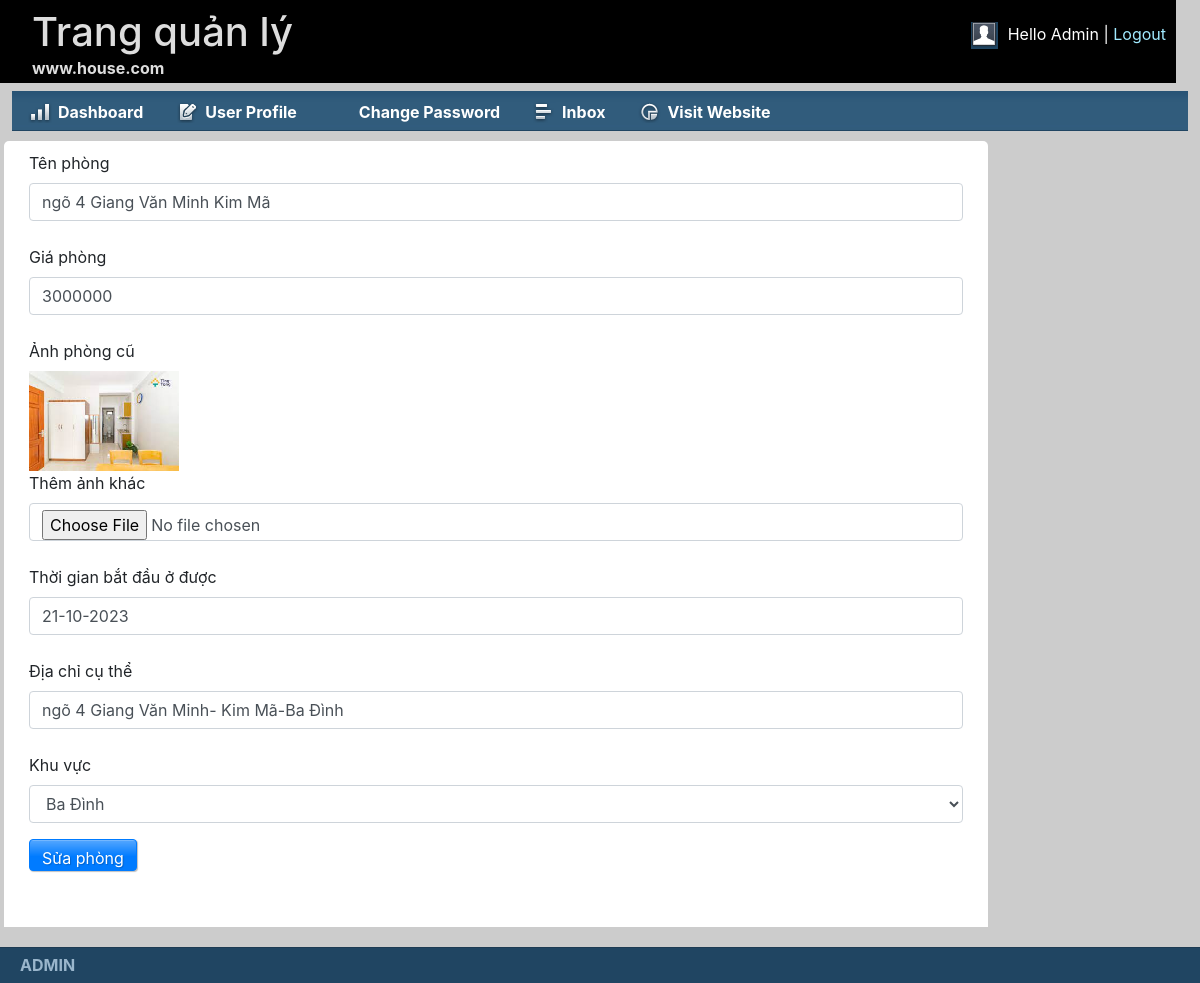
Screenshot of /admin/product/update.php?product_id=46 (signed in) with the database file from the repository.
### tables this page shows
CREATE TABLE `tbl_product` (
  `product_id` int(11) UNSIGNED NOT NULL,
  `product_name` varchar(200) NOT NULL DEFAULT '0',
  `product_price` int(11) UNSIGNED NOT NULL DEFAULT 0,
  `product_preview` varchar(5000) NOT NULL DEFAULT '0',
  `product_thumnail` varchar(200) DEFAULT NULL,
  `product_maintenance` varchar(50) DEFAULT NULL,
  `product_producer` varchar(50) DEFAULT NULL,
  `category_id` int(11) NOT NULL
);

### modules/db_module.php (called while the page is built, shortened)
<?php
function chayTruyVanTraVeDL($link, $q)
{
    $result = mysqli_query($link, $q);
    return $result;
}

### admin/product/update.php (the view, shortened to what this page needs)
<?php
include '../inc/header1.php'; ?>
<link rel="stylesheet" href="https://cdn.jsdelivr.net/npm/bootstrap@4.6.2/dist/css/bootstrap.min.css">
<div class="grid_10">
    <div class="box round first grid">
        <?php
        require_once "../../modules/db_module.php";
        $link = null;
        if (isset($_GET['product_id'])) {
            $id = $_GET['product_id'];
            $sql = "SELECT * FROM tbl_product WHERE product_id='$id'";
            $product = chayTruyVanTraVeDL($link, $sql);
            foreach($product as $val){
                $product_name = $val['product_name'];
                $product_price = $val['product_price'];
                $product_maintenance = $val['product_maintenance'];
                $product_producer = $val['product_producer'];
                $product_thumnail = $val['product_thumnail'];
            }
            $sql = "SELECT * FROM tbl_product_category";
            $result = chayTruyVanTraVeDL($link, $sql);
        }
        ?>
        <div class="container">
            <form action="" method="post" enctype="multipart/form-data">
                <div class="form-group" class="col-md-12 col-sm-12">
                    <label for="1">Tên phòng</label>
                    <input type="text" class="form-control" name="product_name" id="1" value="<?= $product_name ?>" placeholder="Nhập tên sản phẩm" >
                    <?php if (isset($error['product_name'])) : ?>
                        <span style="color: red;"><?= $error['product_name'] ?></span>
                    <?php endif; ?><br>
                    <label for="2">Giá phòng</label>
                    <input type="number" class="form-control" name="product_price" id="2" value="<?= $product_price ?>" placeholder="Nhập giá sản phẩm">
                    <?php if (isset($error['product_price'])) : ?>
                        <span style="color: red;"><?= $error['product_price'] ?></span>
                    <?php endif; ?><br>
                    <label for="">Ảnh phòng cũ</label>
                    <br>
                    <img src="../../img/<?= $product_thumnail ?>" alt="" width="150px">
                    <br>
                    <label for="">Thêm ảnh khác</label>
                    <input type="file" name="product_thumnail" class="form-control">
                    <?php if (isset($error['product_thumnail'])) : ?>
                        <span style="color: red;"><?= $error['product_thumnail'] ?></span>
                    <?php endif; ?><br>
                    <label for="3">Thời gian bắt đầu ở được</label>
                    <input type="text" class="form-control" name="product_maintenance" value="<?= $product_maintenance ?>" id="3" placeholder="Nhập thời gian bảo hành">
                    <?php if (isset($error['product_maintenance'])) : ?>
                        <span style="color: red;"><?= $error['product_maintenance'] ?></span>
                    <?php endif; ?><br>
                    <label for="4">Địa chỉ cụ thể</label>
                    <input type="text" class="form-control" name="product_producer" value="<?= $product_producer?>" id="4" placeholder="Nhập nhà cung cấp">
                    <?php if (isset($error['product_producer'])) : ?>
                        <span style="color: red;"><?= $error['product_producer'] ?></span>
                    <?php endif; ?><br>
                    <label for="5">Khu vực</label>
                    <div class="form-group">
                        <select name="category_id" id="5" class="form-control">
                            <?php while ($rows = mysqli_fetch_assoc($result)) : ?>
                                <option value="<?= $rows['category_id'] ?>"><?= $rows['category_ename'] . " " . $rows['category_name'] ?></option>
                            <?php endwhile; ?>
                        </select>
                    </div>
                    <button type="submit" class="btn btn-primary" name="submit">Sửa phòng</button>
                </div>
            </form>
        </div>
    </div>
</div>
<?php include '../inc/footer.php'; ?>

### admin/css/layout.css (style rules this page uses)
body { background: #fff none repeat scroll 0 0; color: #444; font-size: 14px; padding: 0; }
.box { background:#fff; margin-bottom:20px; padding:10px 10px 10px 10px; margin-left:-8px; }
.box.grid { padding-bottom:40px; }
.box.round { -moz-border-radius: 5px 5px 0px 0px; -webkit-border-radius: 5px 5px 0px 0px; border-radius: 5px 5px 0px 0px; }
.box.first { min-height: 406px; }
.btn, .btn-icon, .btn-mini { background-repeat: repeat-x; color: #FFF; font-weight: bold; display: inline-block; text-decoration: none; border-width: 1px; border-style: solid; padding: 0 15px 4px; *padding: 0 7px 4px; margin: 0; text-shadow: 1px 1px 1px rgba(0,0,0,.2); -moz-box-shadow: 1px 1px 1px rgba(0,0,0,.25); -webkit-box-shadow: 1px 1px 1px rgba(0,0,0,.25); -moz-border-radius: 4px; -webkit-border-radius: 4px; filter: progid:DXImageTransform.Microsoft.Shadow(color=#999999,direction=135,strength=2); cursor: pointer; position: relative; }
.btn, .btn-icon { background-position: 0 -80px; font-size: 12px; height: 32px; line-height: 29px; }
.btn, .btn-icon, .btn-mini, .btn:visited, .btn-icon:visited, .btn-mini:visited { background-image: url(../img/bg-lite.png); background-color: #F90; border-color: #D58000; color: #FFF; }

### rows the page displays
tbl_product: product_name "ngõ 4 Giang Văn Minh Kim Mã", product_price "3000000", product_thumnail (picture), product_maintenance "21-10-2023", product_producer "ngõ 4 Giang Văn Minh- Kim Mã-Ba Đình"

### other values shown
form field category_id "Ba Đình"
